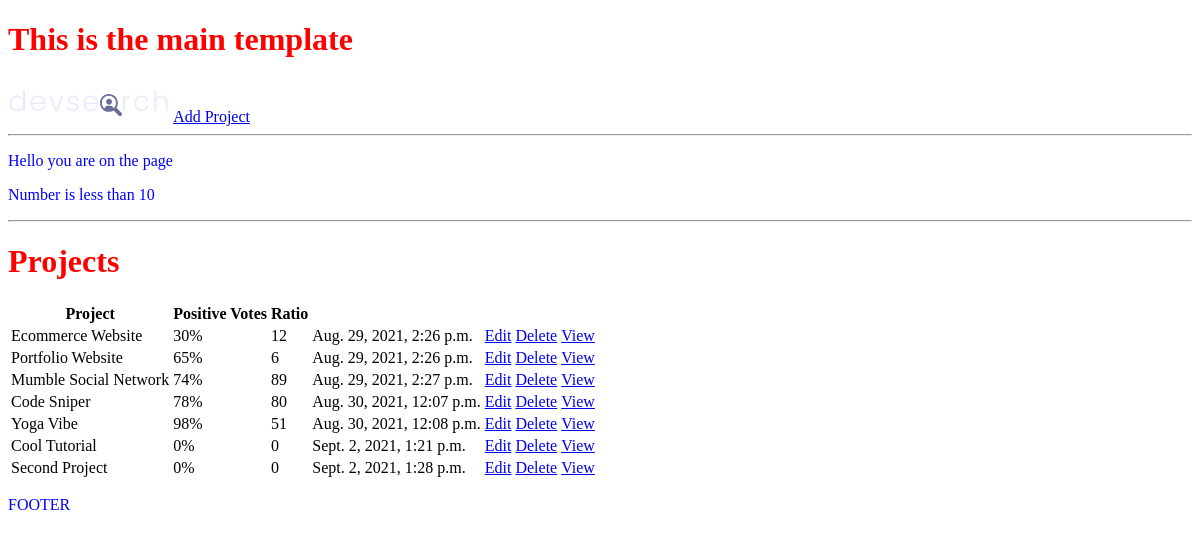
The app's page /, older data.
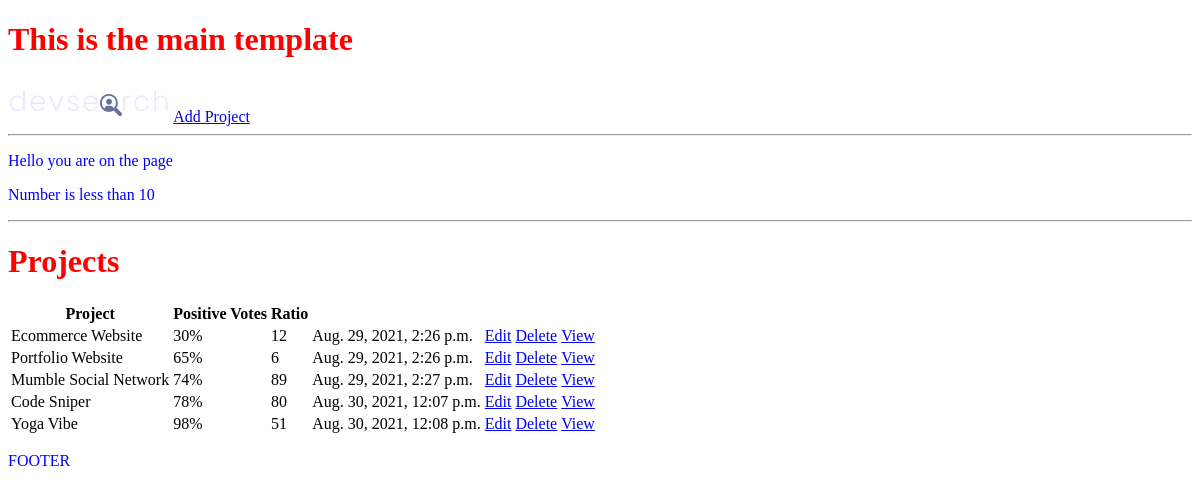
The same page, newer data.
### projects/models.py (models this page shows, shortened)
class Project(models.Model):
    title = models.CharField(max_length=200)
    description = models.TextField(null=True, blank=True)
    featured_image = models.ImageField(null=True, blank=True, default="default.jpg")
    demo_link = models.CharField(max_length=2000, null=True, blank=True)
    source_link = models.CharField(max_length=2000, null=True, blank=True)
    tags = models.ManyToManyField('Tag', blank=True)
    vote_total = models.IntegerField(default=0, null=True, blank=True)
    vote_ratio = models.IntegerField(default=0, null=True, blank=True)
    created = models.DateTimeField(auto_now_add=True)
    id = models.UUIDField(default=uuid.uuid4, unique=True, primary_key=True, editable=False)

### projects/views.py (the view)
# urls.py: path('', include('projects.urls'))
def projects(request):
    projects = Project.objects.all()
    context = { 'projects' : projects}
    return render(request, 'projects/projects.html', context)

### projects/templates/projects/projects.html
{% extends 'main.html' %}
{% block content %}
<p>Hello you are on the {{page}} page</p>
{% if number > 10 %}
<p>Number is greater than 10</p>
{% elif number == 10 %}
<p>Number is exactly 10</p>
{% else %}
<p>Number is less than 10</p>
{% endif %}
<hr>
<h1>Projects</h1>
<table>
     <tr>
          <th>Project</th>
          <th>Positive Votes</th>
          <th>Ratio</th>
          <th></th>
          <th></th>
     </tr>
     {% for project in projects %}
     <tr>
          <td>{{project.title}}</td>
          <td>{{project.vote_ratio}}%</td>
          <td>{{project.vote_total}}</td>
          <td>{{project.created}}</td>
          <td><a href="{% url 'update-project' project.id %}">Edit</a></td>
          <td><a href="{% url 'delete-project' project.id %}">Delete</a></td>
          <td><a href="{% url 'project' project.id %}">View</a></td>
     </tr>
     {% endfor %}
</table>
{% endblock content %}

### templates/main.html (shortened to what this page needs)
<!DOCTYPE html>
{% load static %}
<html>
<head>
    <link rel='stylesheet' type='text/css' media='screen'
    href='{% static "styles/main.css" %}'>
</head>
<body>
    <h1>This is the main template</h1>
    {% include 'navbar.html' %}
    {% block content %}
    {% endblock content%}
    <p>FOOTER</p>
</body>
</html>

### templates/navbar.html
{% load static %}
<img src="{% static 'images/logo.svg' %}"></img>
<a href="{% url 'create-project' %}">Add Project</a>
<hr>

### static/styles/main.css (style rules this page uses)
h1 { color:red; }
p { color: blue; }

Row changes from the older to the newer data that the page shows:
removed Project: title "Cool Tutorial", vote_ratio "0", vote_total "0", created "Sept. 2, 2021, 1:21 p.m."
removed Project: title "Second Project", vote_ratio "0", vote_total "0", created "Sept. 2, 2021, 1:28 p.m."
